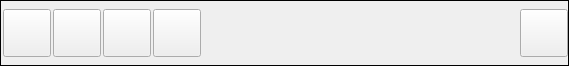
<?xml version="1.0" encoding="UTF-8"?>
<ui version="4.0">
 <class>IdentWidget</class>
 <widget class="QWidget" name="IdentWidget">
  <property name="geometry">
   <rect>
    <x>0</x>
    <y>0</y>
    <width>569</width>
    <height>66</height>
   </rect>
  </property>
  <property name="sizePolicy">
   <sizepolicy hsizetype="Expanding" vsizetype="Preferred">
    <horstretch>0</horstretch>
    <verstretch>0</verstretch>
   </sizepolicy>
  </property>
  <property name="windowTitle">
   <string notr="true">Ident</string>
  </property>
  <property name="toolTipDuration">
   <number>0</number>
  </property>
  <property name="text" stdset="0">
   <string notr="true"/>
  </property>
  <layout class="QGridLayout" name="gridLayout">
   <property name="leftMargin">
    <number>0</number>
   </property>
   <property name="topMargin">
    <number>0</number>
   </property>
   <property name="rightMargin">
    <number>0</number>
   </property>
   <property name="bottomMargin">
    <number>0</number>
   </property>
   <property name="spacing">
    <number>0</number>
   </property>
   <item row="0" column="0">
    <widget class="QFrame" name="m_IdentFrame">
     <property name="sizePolicy">
      <sizepolicy hsizetype="Expanding" vsizetype="Preferred">
       <horstretch>0</horstretch>
       <verstretch>0</verstretch>
      </sizepolicy>
     </property>
     <property name="frameShape">
      <enum>QFrame::Box</enum>
     </property>
     <property name="frameShadow">
      <enum>QFrame::Plain</enum>
     </property>
     <layout class="QHBoxLayout" name="horizontalLayout_4">
      <property name="spacing">
       <number>2</number>
      </property>
      <property name="leftMargin">
       <number>0</number>
      </property>
      <property name="topMargin">
       <number>0</number>
      </property>
      <property name="rightMargin">
       <number>0</number>
      </property>
      <property name="bottomMargin">
       <number>0</number>
      </property>
      <item>
       <layout class="QHBoxLayout" name="horizontalLayout_3">
        <property name="spacing">
         <number>2</number>
        </property>
        <property name="leftMargin">
         <number>2</number>
        </property>
        <item>
         <widget class="VxPushButton" name="m_AvatarButton">
          <property name="sizePolicy">
           <sizepolicy hsizetype="Fixed" vsizetype="Fixed">
            <horstretch>0</horstretch>
            <verstretch>0</verstretch>
           </sizepolicy>
          </property>
          <property name="minimumSize">
           <size>
            <width>48</width>
            <height>48</height>
           </size>
          </property>
          <property name="maximumSize">
           <size>
            <width>48</width>
            <height>48</height>
           </size>
          </property>
          <property name="text">
           <string notr="true"/>
          </property>
         </widget>
        </item>
        <item>
         <widget class="VxPushButton" name="m_PushToTalkButton">
          <property name="sizePolicy">
           <sizepolicy hsizetype="Fixed" vsizetype="Fixed">
            <horstretch>0</horstretch>
            <verstretch>0</verstretch>
           </sizepolicy>
          </property>
          <property name="minimumSize">
           <size>
            <width>48</width>
            <height>48</height>
           </size>
          </property>
          <property name="maximumSize">
           <size>
            <width>48</width>
            <height>48</height>
           </size>
          </property>
          <property name="text">
           <string notr="true"/>
          </property>
         </widget>
        </item>
        <item>
         <widget class="VxPushButton" name="m_FriendshipButton">
          <property name="sizePolicy">
           <sizepolicy hsizetype="Fixed" vsizetype="Fixed">
            <horstretch>0</horstretch>
            <verstretch>0</verstretch>
           </sizepolicy>
          </property>
          <property name="minimumSize">
           <size>
            <width>48</width>
            <height>48</height>
           </size>
          </property>
          <property name="maximumSize">
           <size>
            <width>48</width>
            <height>48</height>
           </size>
          </property>
          <property name="text">
           <string notr="true"/>
          </property>
          <property name="iconSize">
           <size>
            <width>48</width>
            <height>48</height>
           </size>
          </property>
         </widget>
        </item>
        <item>
         <widget class="VxPushButton" name="m_OfferButton">
          <property name="sizePolicy">
           <sizepolicy hsizetype="Fixed" vsizetype="Fixed">
            <horstretch>0</horstretch>
            <verstretch>0</verstretch>
           </sizepolicy>
          </property>
          <property name="minimumSize">
           <size>
            <width>48</width>
            <height>48</height>
           </size>
          </property>
          <property name="maximumSize">
           <size>
            <width>48</width>
            <height>48</height>
           </size>
          </property>
          <property name="text">
           <string notr="true"/>
          </property>
         </widget>
        </item>
        <item>
         <layout class="QVBoxLayout" name="verticalLayout">
          <property name="spacing">
           <number>0</number>
          </property>
          <property name="topMargin">
           <number>2</number>
          </property>
          <property name="bottomMargin">
           <number>2</number>
          </property>
          <item>
           <layout class="QHBoxLayout" name="horizontalLayout">
            <property name="spacing">
             <number>2</number>
            </property>
            <item>
             <widget class="QLabel" name="m_FriendNameLabel">
              <property name="font">
               <font>
                <pointsize>9</pointsize>
               </font>
              </property>
              <property name="text">
               <string notr="true"/>
              </property>
             </widget>
            </item>
            <item>
             <widget class="QLabel" name="m_ColonLabel">
              <property name="font">
               <font>
                <pointsize>9</pointsize>
                <weight>50</weight>
                <bold>false</bold>
               </font>
              </property>
              <property name="text">
               <string notr="true"/>
              </property>
             </widget>
            </item>
            <item>
             <widget class="QLabel" name="m_FriendPrefixLabel">
              <property name="font">
               <font>
                <pointsize>9</pointsize>
                <weight>50</weight>
                <bold>false</bold>
               </font>
              </property>
              <property name="text">
               <string notr="true"/>
              </property>
             </widget>
            </item>
            <item>
             <spacer name="horizontalSpacer">
              <property name="orientation">
               <enum>Qt::Horizontal</enum>
              </property>
              <property name="sizeHint" stdset="0">
               <size>
                <width>40</width>
                <height>20</height>
               </size>
              </property>
             </spacer>
            </item>
           </layout>
          </item>
          <item>
           <layout class="QHBoxLayout" name="horizontalLayout_2">
            <property name="spacing">
             <number>0</number>
            </property>
            <property name="bottomMargin">
             <number>2</number>
            </property>
            <item>
             <widget class="QLabel" name="m_DescTextLabel">
              <property name="font">
               <font>
                <pointsize>9</pointsize>
                <weight>50</weight>
                <bold>false</bold>
               </font>
              </property>
              <property name="text">
               <string notr="true"/>
              </property>
              <property name="indent">
               <number>-1</number>
              </property>
             </widget>
            </item>
            <item>
             <widget class="QLabel" name="m_ColonLabel_2">
              <property name="font">
               <font>
                <pointsize>9</pointsize>
               </font>
              </property>
              <property name="text">
               <string notr="true"/>
              </property>
             </widget>
            </item>
            <item>
             <widget class="QLabel" name="m_DescSuffixLabel">
              <property name="font">
               <font>
                <pointsize>9</pointsize>
               </font>
              </property>
              <property name="text">
               <string notr="true"/>
              </property>
             </widget>
            </item>
            <item>
             <spacer name="horizontalSpacer_2">
              <property name="orientation">
               <enum>Qt::Horizontal</enum>
              </property>
              <property name="sizeHint" stdset="0">
               <size>
                <width>40</width>
                <height>20</height>
               </size>
              </property>
             </spacer>
            </item>
           </layout>
          </item>
          <item>
           <widget class="QLabel" name="m_TodLabel">
            <property name="text">
             <string/>
            </property>
           </widget>
          </item>
         </layout>
        </item>
        <item>
         <widget class="VxPushButton" name="m_FriendMenuButton">
          <property name="sizePolicy">
           <sizepolicy hsizetype="Fixed" vsizetype="Fixed">
            <horstretch>0</horstretch>
            <verstretch>0</verstretch>
           </sizepolicy>
          </property>
          <property name="minimumSize">
           <size>
            <width>48</width>
            <height>48</height>
           </size>
          </property>
          <property name="maximumSize">
           <size>
            <width>48</width>
            <height>48</height>
           </size>
          </property>
          <property name="text">
           <string notr="true"/>
          </property>
          <property name="iconSize">
           <size>
            <width>48</width>
            <height>48</height>
           </size>
          </property>
         </widget>
        </item>
       </layout>
      </item>
     </layout>
    </widget>
   </item>
  </layout>
 </widget>
 <customwidgets>
  <customwidget>
   <class>VxPushButton</class>
   <extends>QPushButton</extends>
   <header>VxPushButton.h</header>
  </customwidget>
 </customwidgets>
 <resources/>
 <connections/>
</ui>
